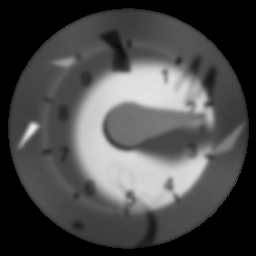
#> input picture tip_webapp/samples/v9_val_1.png, 256 x 256 px
$ python plot_rgb_diff.py tip_webapp/samples/v9_val_1.png
#> lines starting #> are read from the running program, lines starting #| are printed output that depends on the picture
import numpy as np
import matplotlib.pyplot as plt
from PIL import Image
import sys

# --- Configuration ---
IMAGE_PATH = "sample.png"  # Change to your image path
BASE_PIXEL = (166,67,70)  # Fixed base pixel (R, G, B)

def plot_rgb_differences(image_path, base_pixel):
#> called with image_path = 'tip_webapp/samples/v9_val_1.png', base_pixel = (166, 67, 70)
    img = np.array(Image.open(image_path).convert("RGB"), dtype=np.float32)
    h, w, _ = img.shape
#> h = 256; w = 256

    x = np.arange(w)
#> x = 256 values from 0 to 255
    y = np.arange(h)
#> y = 256 values from 0 to 255
    X, Y = np.meshgrid(x, y)

    channels = ["Red", "Green", "Blue"]
    colors = ["Reds", "Greens", "Blues"]

    fig = plt.figure(figsize=(18, 5))

    for i in range(3):
        diff = img[:, :, i] - base_pixel[i]

        ax = fig.add_subplot(1, 3, i + 1, projection="3d")
        ax.plot_surface(X, Y, diff, cmap=colors[i], edgecolor="none", alpha=0.9)
        ax.set_xlabel("X")
        ax.set_ylabel("Y")
        ax.set_zlabel(f"Δ{channels[i]}")
        ax.set_title(f"{channels[i]} difference (base={base_pixel[i]})")
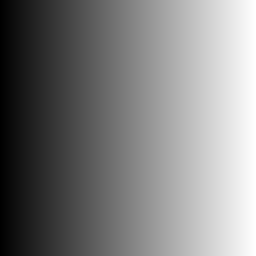
#> X: shape (256, 256) int64; min 0, max 255, mean 127.5

    plt.tight_layout()
    plt.savefig("rgb_diff_plot.png", dpi=150)
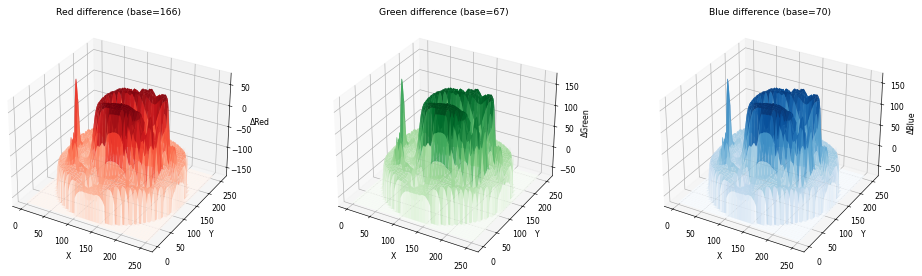
#> figure drawn by matplotlib, 3 panels
    plt.show()

if __name__ == "__main__":
    path = sys.argv[1] if len(sys.argv) > 1 else IMAGE_PATH
    plot_rgb_differences(path, BASE_PIXEL)

$ run again, on tip_webapp/samples/v9_val_3.png
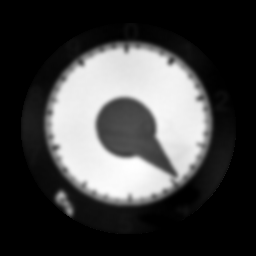
#> input picture tip_webapp/samples/v9_val_3.png, 256 x 256 px
#> in plot_rgb_differences, `plt.savefig("rgb_diff_plot.png", dpi=150)`:
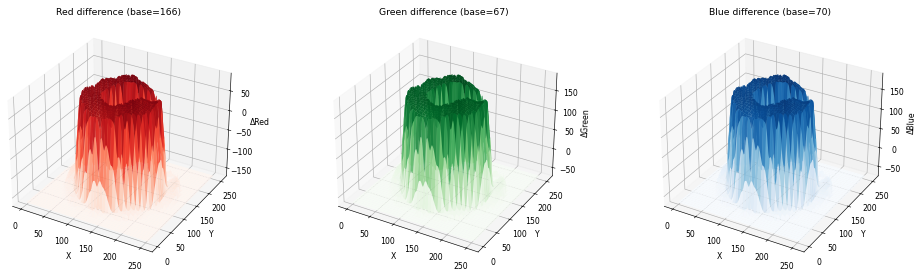
#> figure drawn by matplotlib, 3 panels
